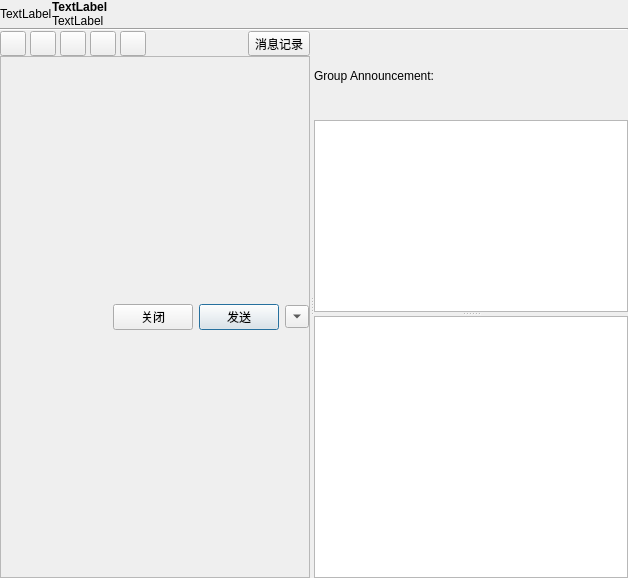
<?xml version="1.0" encoding="UTF-8"?>
<ui version="4.0">
 <class>GroupChatDlg</class>
 <widget class="QWidget" name="GroupChatDlg">
  <property name="geometry">
   <rect>
    <x>0</x>
    <y>0</y>
    <width>628</width>
    <height>578</height>
   </rect>
  </property>
  <property name="minimumSize">
   <size>
    <width>620</width>
    <height>500</height>
   </size>
  </property>
  <property name="windowTitle">
   <string>Dialog</string>
  </property>
  <property name="styleSheet">
   <string notr="true"/>
  </property>
  <layout class="QVBoxLayout" name="verticalLayout_4">
   <property name="spacing">
    <number>0</number>
   </property>
   <property name="margin">
    <number>0</number>
   </property>
   <item>
    <layout class="QHBoxLayout" name="horizontalLayout_6">
     <property name="spacing">
      <number>0</number>
     </property>
     <property name="sizeConstraint">
      <enum>QLayout::SetMinimumSize</enum>
     </property>
     <item>
      <layout class="QHBoxLayout" name="horizontalLayout">
       <item>
        <widget class="QLabel" name="lbl_avatar_">
         <property name="sizePolicy">
          <sizepolicy hsizetype="Fixed" vsizetype="Fixed">
           <horstretch>0</horstretch>
           <verstretch>0</verstretch>
          </sizepolicy>
         </property>
         <property name="text">
          <string>TextLabel</string>
         </property>
         <property name="margin">
          <number>5</number>
         </property>
        </widget>
       </item>
       <item>
        <layout class="QVBoxLayout" name="verticalLayout">
         <item>
          <widget class="QLabel" name="lbl_name_">
           <property name="sizePolicy">
            <sizepolicy hsizetype="Preferred" vsizetype="Minimum">
             <horstretch>0</horstretch>
             <verstretch>0</verstretch>
            </sizepolicy>
           </property>
           <property name="font">
            <font>
             <weight>75</weight>
             <bold>true</bold>
            </font>
           </property>
           <property name="text">
            <string>TextLabel</string>
           </property>
          </widget>
         </item>
         <item>
          <widget class="QLabel" name="lbl_category_">
           <property name="text">
            <string>TextLabel</string>
           </property>
          </widget>
         </item>
        </layout>
       </item>
      </layout>
     </item>
    </layout>
   </item>
   <item>
    <widget class="Line" name="line">
     <property name="orientation">
      <enum>Qt::Horizontal</enum>
     </property>
    </widget>
   </item>
   <item>
    <widget class="QSplitter" name="splitter_main">
     <property name="sizePolicy">
      <sizepolicy hsizetype="Expanding" vsizetype="Expanding">
       <horstretch>0</horstretch>
       <verstretch>0</verstretch>
      </sizepolicy>
     </property>
     <property name="styleSheet">
      <string notr="true"/>
     </property>
     <property name="orientation">
      <enum>Qt::Horizontal</enum>
     </property>
     <property name="handleWidth">
      <number>4</number>
     </property>
     <widget class="QSplitter" name="splitter_left_">
      <property name="orientation">
       <enum>Qt::Vertical</enum>
      </property>
      <property name="handleWidth">
       <number>4</number>
      </property>
      <widget class="QWidget" name="layoutWidget">
       <layout class="QVBoxLayout" name="v_layout_left_">
        <property name="spacing">
         <number>0</number>
        </property>
        <item>
         <layout class="QHBoxLayout" name="horizontalLayout_4">
          <property name="spacing">
           <number>4</number>
          </property>
          <item>
           <widget class="QToolButton" name="toolButton_4">
            <property name="text">
             <string/>
            </property>
            <property name="iconSize">
             <size>
              <width>18</width>
              <height>18</height>
             </size>
            </property>
           </widget>
          </item>
          <item>
           <widget class="QToolButton" name="btn_qqface">
            <property name="text">
             <string/>
            </property>
            <property name="iconSize">
             <size>
              <width>18</width>
              <height>18</height>
             </size>
            </property>
           </widget>
          </item>
          <item>
           <widget class="QToolButton" name="btn_send_img">
            <property name="text">
             <string/>
            </property>
            <property name="iconSize">
             <size>
              <width>18</width>
              <height>18</height>
             </size>
            </property>
           </widget>
          </item>
          <item>
           <widget class="QToolButton" name="toolButton_8">
            <property name="text">
             <string/>
            </property>
            <property name="iconSize">
             <size>
              <width>18</width>
              <height>18</height>
             </size>
            </property>
           </widget>
          </item>
          <item>
           <widget class="QToolButton" name="toolButton_9">
            <property name="text">
             <string/>
            </property>
            <property name="iconSize">
             <size>
              <width>18</width>
              <height>18</height>
             </size>
            </property>
           </widget>
          </item>
          <item>
           <spacer name="horizontalSpacer_2">
            <property name="orientation">
             <enum>Qt::Horizontal</enum>
            </property>
            <property name="sizeHint" stdset="0">
             <size>
              <width>40</width>
              <height>20</height>
             </size>
            </property>
           </spacer>
          </item>
          <item>
           <widget class="QToolButton" name="btn_chat_log">
            <property name="text">
             <string>消息记录</string>
            </property>
           </widget>
          </item>
         </layout>
        </item>
        <item>
         <widget class="QFrame" name="frame_chatdlg_bottom">
          <property name="frameShape">
           <enum>QFrame::StyledPanel</enum>
          </property>
          <property name="frameShadow">
           <enum>QFrame::Raised</enum>
          </property>
          <layout class="QVBoxLayout" name="verticalLayout_3">
           <property name="spacing">
            <number>0</number>
           </property>
           <property name="margin">
            <number>0</number>
           </property>
           <item>
            <layout class="QHBoxLayout" name="horizontalLayout_3">
             <property name="spacing">
              <number>6</number>
             </property>
             <item>
              <spacer name="horizontalSpacer_3">
               <property name="orientation">
                <enum>Qt::Horizontal</enum>
               </property>
               <property name="sizeHint" stdset="0">
                <size>
                 <width>40</width>
                 <height>20</height>
                </size>
               </property>
              </spacer>
             </item>
             <item>
              <widget class="QPushButton" name="btn_close">
               <property name="text">
                <string>关闭</string>
               </property>
              </widget>
             </item>
             <item>
              <widget class="QPushButton" name="btn_send_msg">
               <property name="text">
                <string>发送</string>
               </property>
               <property name="default">
                <bool>true</bool>
               </property>
              </widget>
             </item>
             <item>
              <widget class="QToolButton" name="btn_send_key">
               <property name="sizePolicy">
                <sizepolicy hsizetype="Preferred" vsizetype="Fixed">
                 <horstretch>0</horstretch>
                 <verstretch>0</verstretch>
                </sizepolicy>
               </property>
               <property name="text">
                <string>发送</string>
               </property>
               <property name="popupMode">
                <enum>QToolButton::InstantPopup</enum>
               </property>
               <property name="toolButtonStyle">
                <enum>Qt::ToolButtonIconOnly</enum>
               </property>
               <property name="arrowType">
                <enum>Qt::DownArrow</enum>
               </property>
              </widget>
             </item>
            </layout>
           </item>
          </layout>
         </widget>
        </item>
       </layout>
      </widget>
     </widget>
     <widget class="QSplitter" name="splitter_right">
      <property name="sizePolicy">
       <sizepolicy hsizetype="Minimum" vsizetype="Expanding">
        <horstretch>0</horstretch>
        <verstretch>0</verstretch>
       </sizepolicy>
      </property>
      <property name="minimumSize">
       <size>
        <width>170</width>
        <height>0</height>
       </size>
      </property>
      <property name="orientation">
       <enum>Qt::Vertical</enum>
      </property>
      <property name="handleWidth">
       <number>4</number>
      </property>
      <widget class="QWidget" name="layoutWidget">
       <layout class="QVBoxLayout" name="verticalLayout_2">
        <property name="spacing">
         <number>0</number>
        </property>
        <item>
         <widget class="QLabel" name="group">
          <property name="text">
           <string>Group Announcement:</string>
          </property>
         </widget>
        </item>
        <item>
         <widget class="QPlainTextEdit" name="announcement">
          <property name="sizePolicy">
           <sizepolicy hsizetype="Expanding" vsizetype="Preferred">
            <horstretch>0</horstretch>
            <verstretch>0</verstretch>
           </sizepolicy>
          </property>
          <property name="minimumSize">
           <size>
            <width>0</width>
            <height>50</height>
           </size>
          </property>
          <property name="readOnly">
           <bool>true</bool>
          </property>
         </widget>
        </item>
       </layout>
      </widget>
      <widget class="QListView" name="lv_members_">
       <property name="minimumSize">
        <size>
         <width>160</width>
         <height>0</height>
        </size>
       </property>
       <property name="iconSize">
        <size>
         <width>30</width>
         <height>30</height>
        </size>
       </property>
      </widget>
     </widget>
    </widget>
   </item>
  </layout>
  <zorder>splitter_main</zorder>
  <zorder>line</zorder>
 </widget>
 <resources/>
 <connections/>
</ui>
